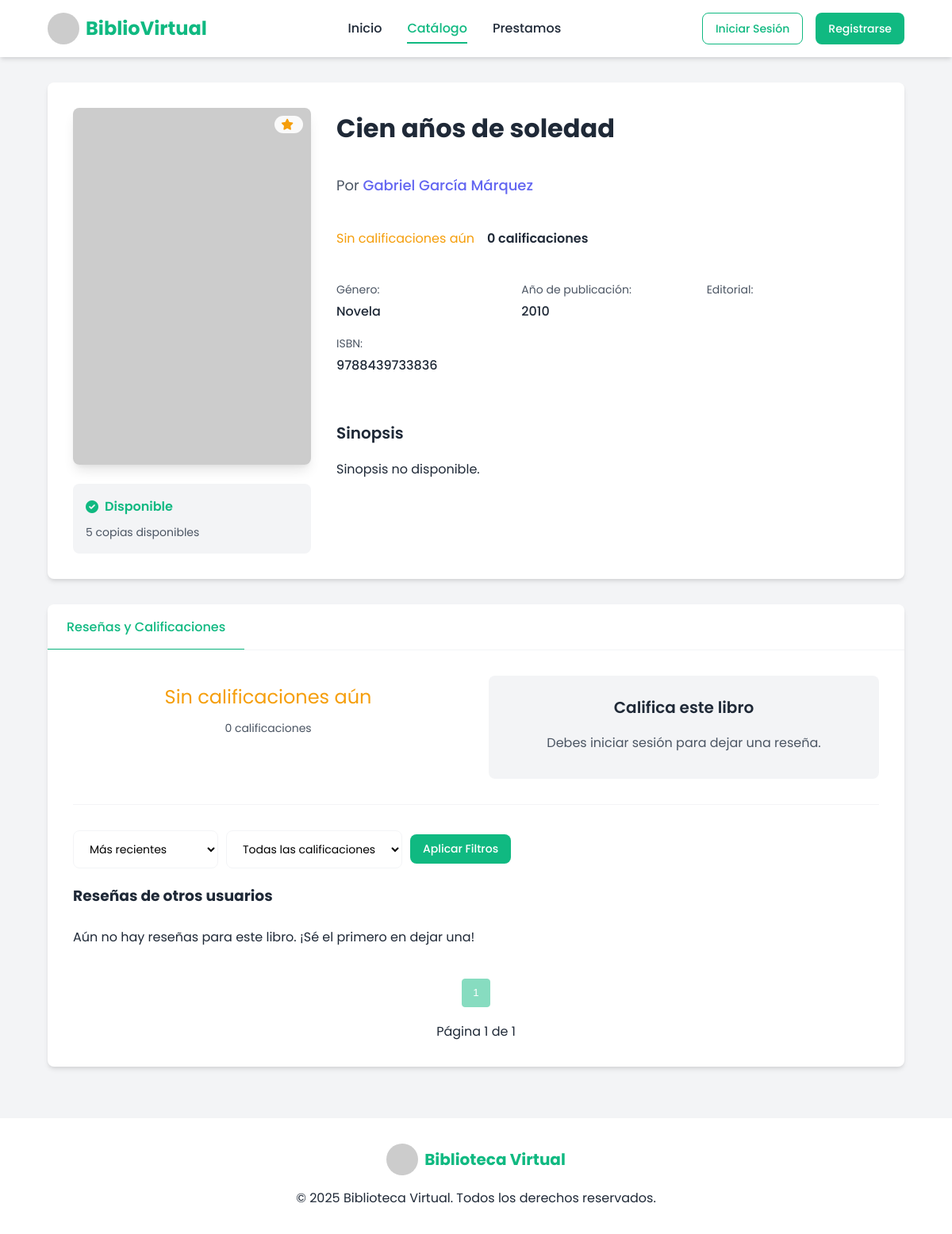
The page /libros/libro/2/ on the database its author committed.
### libros/models.py (models this page shows, shortened)
class Libro(models.Model):
    titulo = models.CharField(max_length=200)
    autor = models.CharField(max_length=100)
    editorial = models.CharField(max_length=100)
    año_publicacion = models.PositiveIntegerField()
    ISBN = models.CharField(max_length=13, unique=True)
    disponibilidad = models.BooleanField(default=True)
    genero = models.ForeignKey(Genero, on_delete=models.CASCADE)
    existencias = models.PositiveIntegerField(default=1)
    portada = models.ImageField(upload_to='portadas/', null=True, blank=True)
    portada_url = models.URLField(blank=True, null=True)
    def portada_preview(self):
        if self.portada:
            return mark_safe(
                f'<img src="{self.portada.url}" width="120" height="160" style="object-fit: contain; border: 1px solid #ccc;" />')
        elif self.portada_url:  # <--- MUESTRA LA URL SI LA IMAGEN AÚN NO SE HA GUARDADO
            return mark_safe(
                f'<img src="{self.portada_url}" width="120" height="160" style="object-fit: contain; border: 1px solid #ccc;" />')
        return "(Sin portada)"
    portada_preview.short_description = "Vista previa"

class Genero(models.Model):
    nombre_genero = models.CharField(max_length=100)

### libros/views.py (the view)
# urls.py: path('libro/<int:libro_id>/', views.detalle_libro, name='detalle_libro'),
def detalle_libro(request, libro_id):
    libro = get_object_or_404(Libro, pk=libro_id)
    todas_las_resenas = libro.resenas.select_related('usuario').order_by('-fecha')
    related_books = obtener_libros_relacionados(libro)
    resenas_queryset = todas_las_resenas
    calificacion_filter = request.GET.get('calificacion_filter')
    if calificacion_filter != 'all' and calificacion_filter in ['5', '4', '3', '2', '1']:
        resenas_queryset = resenas_queryset.filter(calificacion=int(calificacion_filter))
    paginator_resenas = Paginator(resenas_queryset, 5)
    page_resenas = request.GET.get('page_resenas')
    try:
        resenas = paginator_resenas.get_page(page_resenas)
    except PageNotAnInteger:
        resenas = paginator_resenas.page(1)
    except EmptyPage:
        resenas = paginator_resenas.page(paginator_resenas.num_pages)
    promedio_calificacion = libro.resenas.aggregate(avg_calificacion=Avg('calificacion'))['avg_calificacion']
    total_resenas = todas_las_resenas.count() # Usar todas_las_resenas para el total general
    calificacion_counts = libro.resenas.values('calificacion').annotate(count=Count('calificacion')).order_by('-calificacion') # Usar libro.resenas para la distribución general
    calificacion_percentages = []
    if total_resenas > 0:
        for count_item in calificacion_counts:
            percentage = (count_item['count'] * 100) / total_resenas
            calificacion_percentages.append({'calificacion': count_item['calificacion'], 'percentage': percentage})
    form = ReseñaForm()
    context = {
        'libro': libro,
        'reseñas': resenas,
        'form': form,
        'promedio_calificacion': promedio_calificacion,
        'total_resenas': total_resenas,
        'calificacion_counts': calificacion_counts,
        'calificacion_percentages': calificacion_percentages,
        'related_books': related_books,
    }
    return render(request, 'libros/detalle_libro.html', context)

### libros/templates/libros/detalle_libro.html (shortened to what this page needs)
{% load static %}
<!DOCTYPE html>
<html lang="es">
<head>
    <link rel="stylesheet" href="https://cdnjs.cloudflare.com/ajax/libs/font-awesome/6.0.0-beta3/css/all.min.css">
    <link rel="stylesheet" href="{% static 'css/detalle.css' %}">
</head>
<body>
    <header class="header">
        <div class="container">
            <div class="logo">
                <img src="https://via.placeholder.com/40/10b981/FFFFFF?text=B" alt="Logo BiblioVirtual">
                <h1>BiblioVirtual</h1>
            </div>
            <nav class="main-nav">
                <ul>
                    <li><a href="{% url 'inicio' %}">Inicio</a></li>
                    <li><a href="{% url 'catalogo' %}" class="active" >Catálogo</a></li>
                    <li><a href="{% url 'prestamos:prestamos' %}" >Prestamos</a></li>
                </ul>
            </nav>
            <div class="auth-buttons">
            {% if request.user.is_authenticated %}
                <span class="welcome-msg">Bienvenido {{ request.user.username }}</span>
                <form method="post" action="{% url 'logout' %}">
                    {% csrf_token %}
                    <button type="submit" class="btn btn-danger">Cerrar sesión</button>
                </form>
            {% else %}
                <a href="{% url 'login' %}" class="btn btn-outline active">Iniciar Sesión</a>
                <a href="{% url 'registro' %}" class="btn btn-primary">Registrarse</a>
            {% endif %}
            </div>
        </div>
    </header>
    <main>
        <div class="container">
            <div class="book-detail-container">
                <div class="book-main-info">
                    <div class="book-cover">
                        {% if libro.portada %}
                            <img src="{{ libro.portada.url }}" alt="Portada de {{ libro.titulo }}">
                        {% elif libro.portada_url %}
                            <img src="{{ libro.portada_url }}" alt="Portada de {{ libro.titulo }}">
                        {% else %}
                            <img src="https://via.placeholder.com/300x450/6366f1/FFFFFF?text=Sin+Portada"
                                alt="Portada genérica">
                        {% endif %}
                        <div class="book-rating-badge">
                            <i class="fas fa-star"></i>
                        </div>
                    </div>
                    <div class="book-availability">
                        <div class="availability-status available">
                            <i class="fas fa-check-circle"></i>
                            <span>{% if libro.disponibilidad %}Disponible{% else %}No Disponible{% endif %}</span>
                        </div>
                        <div class="availability-info">
                            <span>{{ libro.existencias }} copias disponibles</span>
                        </div>
                    </div>
                </div>
                <div class="book-details">
                    <h1 class="book-title">{{ libro.titulo }}</h1>
                    <div class="book-author">
                        <span>Por</span>
                        <a href="#" class="author-link">{{ libro.autor }}</a>
                    </div>
                    <div class="book-rating">
                    <div class="rating-stars">
                        {% if promedio_calificacion %}
                            {% for i in "12345" %}
                                {% if i <= promedio_calificacion|floatformat:0 %}
                                    <i class="fas fa-star"></i>
                                {% elif i == promedio_calificacion|floatformat:0|add:1 and promedio_calificacion|floatformat:1 != promedio_calificacion|floatformat:0 %}
                                    <i class="fas fa-star-half-alt"></i>
                                {% else %}
                                    <i class="far fa-star"></i>
                                {% endif %}
                            {% endfor %}
                        {% else %}
                            <span>Sin calificaciones aún</span>
                        {% endif %}
                    </div>
                    <div class="rating-count">
                        <span>{% with libro.resenas.count as total_resenas %}{{ total_resenas }}{% endwith %} calificaciones</span>
                    </div>
                </div>
                    <div class="book-metadata">
                        <div class="metadata-item">
                            <span class="metadata-label">Género:</span>
                            <span class="metadata-value">{{ libro.genero.nombre_genero }}</span>
                        </div>
                        <div class="metadata-item">
                            <span class="metadata-label">Año de publicación:</span>
                            <span class="metadata-value">{{ libro.año_publicacion }}</span>
                        </div>
                        <div class="metadata-item">
                            <span class="metadata-label">Editorial:</span>
                        </div>
                        <div class="metadata-item">
                            <span class="metadata-label">ISBN:</span>
                            <span class="metadata-value">{{ libro.ISBN }}</span>
                        </div>
                    </div>
                    <div class="book-synopsis">
                        <h3>Sinopsis</h3>
                        <p>
                            {% if libro.sinopsis %}
                                {{ libro.sinopsis }}
                            {% else %}
                                Sinopsis no disponible.
                            {% endif %}
                        </p>
                    </div>
                </div>
            </div>
            <div class="book-tabs">
                <div class="tabs-header">
                    <button class="tab-btn active" data-tab="reviews">Reseñas y Calificaciones</button>
                </div>
                <div class="tabs-content">
                    <div id="reviews-tab" class="tab-content active">
                    <div class="reviews-summary">
                        <div class="rating-summary">
                            <div class="average-rating">
                                <div class="rating-stars">
                                    {% if promedio_calificacion %}
                                        {% for i in "xxxxx"|slice:":{{ promedio_calificacion|floatformat:0 }}" %}
                                            <i class="fas fa-star"></i>
                                        {% endfor %}
                                        {% if promedio_calificacion|floatformat:1 != promedio_calificacion|floatformat:0 %}
                                            <i class="fas fa-star-half-alt"></i>
                                        {% endif %}
                                    {% else %}
                                        <span>Sin calificaciones aún</span>
                                    {% endif %}
                                </div>
                                <span class="rating-count">{{ total_resenas }} calificaciones</span>
                            </div>
                        </div>
                          <div class="add-review">
                              <h3>Califica este libro</h3>
                              {% if request.user.is_authenticated %}
                                  <button id="writeReviewBtn" class="btn btn-primary">Escribir una reseña</button>
                              {% else %}
                                  <p>Debes <a href="{% url 'login' %}?next={{ request.path }}">iniciar sesión</a> para dejar una reseña.</p>
                              {% endif %}
                          </div>
                        </div>
                        <div class="reviews-filter">
                        <form method="get" action="{% url 'detalle_libro' libro.id %}#reviews-tab">
                            <div class="filter-options">
                                <select id="reviewsSort" name="orden_resenas">
                                    <option value="recent" {% if request.GET.orden_resenas == 'recent' %}selected{% endif %}>Más recientes</option>
                                </select>
                                <select id="reviewsFilter" name="calificacion_filter">
                                    <option value="all" {% if request.GET.calificacion_filter == 'all' %}selected{% endif %}>Todas las calificaciones</option>
                                </select>
                                <button type="submit" class="btn btn-primary">Aplicar Filtros</button>
                            </div>
                        </form>
                        </div>
                        <div class="reviews-list">
                                    <h3>Reseñas de otros usuarios</h3>
                                    {% for resena in reseñas %}
                                        <div class="review-card">
                                            <div class="review-header">
                                                <div class="reviewer-info">
                                                    {% comment %} Aquí podrías mostrar la imagen del usuario si la tienes {% endcomment %}
                                                    <img src="https://via.placeholder.com/40x40/10b981/FFFFFF?text={{ resena.usuario.username|slice:":2"|upper }}"     alt="Avatar de {{ resena.usuario.username }}" class="reviewer-avatar"/>
                                                    <div>
                                                        <h4 class="reviewer-name">{{ resena.usuario.username }}</h4>
                                                        <div class="review-meta">
                                                            <span class="review-date">{{ resena.fecha }}</span>
                                                            <div class="reviewer-rating">
                                                            {% for i in "12345" %}
                                                                {% if i|add:0 <= resena.calificacion %}
                                                                    <i class="fas fa-star"></i>
                                                                {% else %}
                                                                    <i class="far fa-star"></i>
                                                                {% endif %}
                                                            {% endfor %}
                                                            </div>
                                                        </div>
                                                    </div>
                                                </div>
                                                </div>
                                            <div class="review-content">
                                                <p>{{ resena.comentario }}</p>
                                            </div>
                                        </div>
                                    {% empty %}
                                        <p>Aún no hay reseñas para este libro. ¡Sé el primero en dejar una!</p>
                                    {% endfor %}
                                    <div class="pagination">
                                        <div class="page-links">
                                            {% for num in reseñas.paginator.page_range %}
                                                {% if num == reseñas.number %}
                                                    <button class="pagination-btn active" disabled>{{ num }}</button>
                                                {% elif num > reseñas.number|add:'-3' and num < reseñas.number|add:'3' %}
                                                    <a href="?page_resenas={{ num }}#reviews-tab" class="pagination-btn">{{ num }}</a>
                                                {% endif %}
                                            {% endfor %}
                                        </div>
                                        <span class="page-info">
                                            Página {{ reseñas.number }} de {{ reseñas.paginator.num_pages }}
                                        </span>
                                    </div>
                        </div>
                    </div>
                </div>
            </div>
        </div>
    </main>
    <footer class="footer">
        <div class="container">
            <div class="footer-content">
                <div class="footer-logo">
                    <img src="https://via.placeholder.com/40x40/10b981/FFFFFF?text=BV" alt="Logo Biblioteca Virtual">
                    <h3>Biblioteca Virtual</h3>
                </div>
                <p>&copy; <span id="currentYear">2023</span> Biblioteca Virtual. Todos los derechos reservados.</p>
            </div>
        </div>
    </footer>
</body>
</html>

### rows shown on the page
Libro: existencias "5", titulo "Cien años de soledad", autor "Gabriel García Márquez", genero.nombre_genero "Novela", año_publicacion "2010", ISBN "9788439733836"

### other values the page prints
{{ total_resenas }} "0"
{{ num }} "1"
{{ reseñas.number }} "1"
{{ reseñas.paginator.num_pages }} "1"
